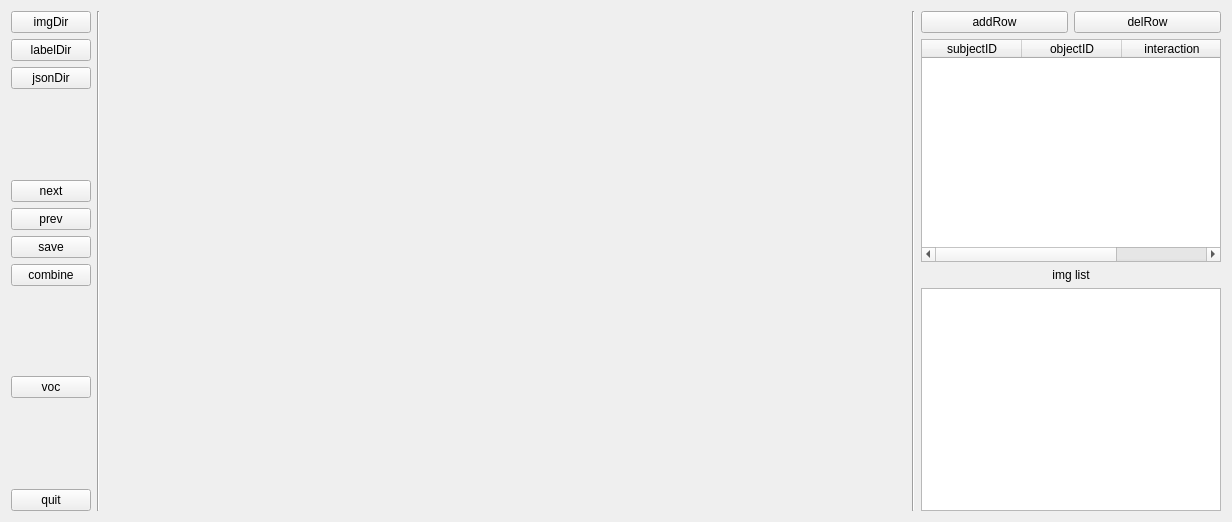
<?xml version="1.0" encoding="UTF-8"?>
<ui version="4.0">
 <class>Form</class>
 <widget class="QWidget" name="Form">
  <property name="geometry">
   <rect>
    <x>0</x>
    <y>0</y>
    <width>1231</width>
    <height>522</height>
   </rect>
  </property>
  <property name="windowTitle">
   <string>HOILabel</string>
  </property>
  <layout class="QHBoxLayout" name="horizontalLayout_2">
   <item>
    <layout class="QHBoxLayout" name="horizontalLayout">
     <item>
      <layout class="QVBoxLayout" name="verticalLayout">
       <item>
        <widget class="QPushButton" name="imgDir">
         <property name="maximumSize">
          <size>
           <width>100</width>
           <height>16777215</height>
          </size>
         </property>
         <property name="text">
          <string>imgDir</string>
         </property>
        </widget>
       </item>
       <item>
        <widget class="QPushButton" name="labelDir">
         <property name="maximumSize">
          <size>
           <width>100</width>
           <height>16777215</height>
          </size>
         </property>
         <property name="text">
          <string>labelDir</string>
         </property>
        </widget>
       </item>
       <item>
        <widget class="QPushButton" name="jsonDir">
         <property name="maximumSize">
          <size>
           <width>100</width>
           <height>16777215</height>
          </size>
         </property>
         <property name="text">
          <string>jsonDir</string>
         </property>
        </widget>
       </item>
       <item>
        <spacer name="verticalSpacer_2">
         <property name="orientation">
          <enum>Qt::Vertical</enum>
         </property>
         <property name="sizeHint" stdset="0">
          <size>
           <width>20</width>
           <height>40</height>
          </size>
         </property>
        </spacer>
       </item>
       <item>
        <widget class="QPushButton" name="next">
         <property name="maximumSize">
          <size>
           <width>100</width>
           <height>16777215</height>
          </size>
         </property>
         <property name="text">
          <string>next</string>
         </property>
         <property name="shortcut">
          <string>D</string>
         </property>
        </widget>
       </item>
       <item>
        <widget class="QPushButton" name="prev">
         <property name="maximumSize">
          <size>
           <width>100</width>
           <height>16777215</height>
          </size>
         </property>
         <property name="text">
          <string>prev</string>
         </property>
         <property name="shortcut">
          <string>A</string>
         </property>
        </widget>
       </item>
       <item>
        <widget class="QPushButton" name="save">
         <property name="maximumSize">
          <size>
           <width>100</width>
           <height>16777215</height>
          </size>
         </property>
         <property name="text">
          <string>save</string>
         </property>
         <property name="shortcut">
          <string>Ctrl+S</string>
         </property>
        </widget>
       </item>
       <item>
        <widget class="QPushButton" name="combine">
         <property name="maximumSize">
          <size>
           <width>100</width>
           <height>16777215</height>
          </size>
         </property>
         <property name="text">
          <string>combine</string>
         </property>
         <property name="shortcut">
          <string>Ctrl+W</string>
         </property>
        </widget>
       </item>
       <item>
        <spacer name="verticalSpacer_3">
         <property name="orientation">
          <enum>Qt::Vertical</enum>
         </property>
         <property name="sizeHint" stdset="0">
          <size>
           <width>20</width>
           <height>40</height>
          </size>
         </property>
        </spacer>
       </item>
       <item>
        <widget class="QPushButton" name="voc">
         <property name="maximumSize">
          <size>
           <width>100</width>
           <height>16777215</height>
          </size>
         </property>
         <property name="text">
          <string>voc</string>
         </property>
        </widget>
       </item>
       <item>
        <spacer name="verticalSpacer">
         <property name="orientation">
          <enum>Qt::Vertical</enum>
         </property>
         <property name="sizeHint" stdset="0">
          <size>
           <width>20</width>
           <height>40</height>
          </size>
         </property>
        </spacer>
       </item>
       <item>
        <widget class="QPushButton" name="quit">
         <property name="maximumSize">
          <size>
           <width>100</width>
           <height>16777215</height>
          </size>
         </property>
         <property name="text">
          <string>quit</string>
         </property>
         <property name="shortcut">
          <string>Ctrl+Q</string>
         </property>
        </widget>
       </item>
      </layout>
     </item>
     <item>
      <widget class="Line" name="line">
       <property name="orientation">
        <enum>Qt::Vertical</enum>
       </property>
      </widget>
     </item>
     <item>
      <layout class="QHBoxLayout" name="horizontalLayout_3">
       <item>
        <widget class="QLabel" name="img">
         <property name="minimumSize">
          <size>
           <width>800</width>
           <height>500</height>
          </size>
         </property>
         <property name="text">
          <string/>
         </property>
         <property name="scaledContents">
          <bool>true</bool>
         </property>
         <property name="alignment">
          <set>Qt::AlignCenter</set>
         </property>
        </widget>
       </item>
      </layout>
     </item>
     <item>
      <widget class="Line" name="line_2">
       <property name="orientation">
        <enum>Qt::Vertical</enum>
       </property>
      </widget>
     </item>
     <item>
      <layout class="QVBoxLayout" name="verticalLayout_2">
       <item>
        <layout class="QHBoxLayout" name="horizontalLayout_4">
         <item>
          <widget class="QPushButton" name="addRow">
           <property name="text">
            <string>addRow</string>
           </property>
          </widget>
         </item>
         <item>
          <widget class="QPushButton" name="delRow">
           <property name="text">
            <string>delRow</string>
           </property>
          </widget>
         </item>
        </layout>
       </item>
       <item>
        <widget class="QTableWidget" name="HOIList">
         <property name="minimumSize">
          <size>
           <width>300</width>
           <height>0</height>
          </size>
         </property>
         <property name="maximumSize">
          <size>
           <width>310</width>
           <height>16777215</height>
          </size>
         </property>
         <column>
          <property name="text">
           <string>subjectID</string>
          </property>
         </column>
         <column>
          <property name="text">
           <string>objectID</string>
          </property>
         </column>
         <column>
          <property name="text">
           <string>interaction</string>
          </property>
         </column>
        </widget>
       </item>
       <item>
        <widget class="QLabel" name="label">
         <property name="text">
          <string>img list</string>
         </property>
         <property name="alignment">
          <set>Qt::AlignCenter</set>
         </property>
        </widget>
       </item>
       <item>
        <widget class="QListWidget" name="imgList">
         <property name="maximumSize">
          <size>
           <width>300</width>
           <height>500</height>
          </size>
         </property>
        </widget>
       </item>
      </layout>
     </item>
    </layout>
   </item>
  </layout>
 </widget>
 <resources/>
 <connections/>
</ui>
